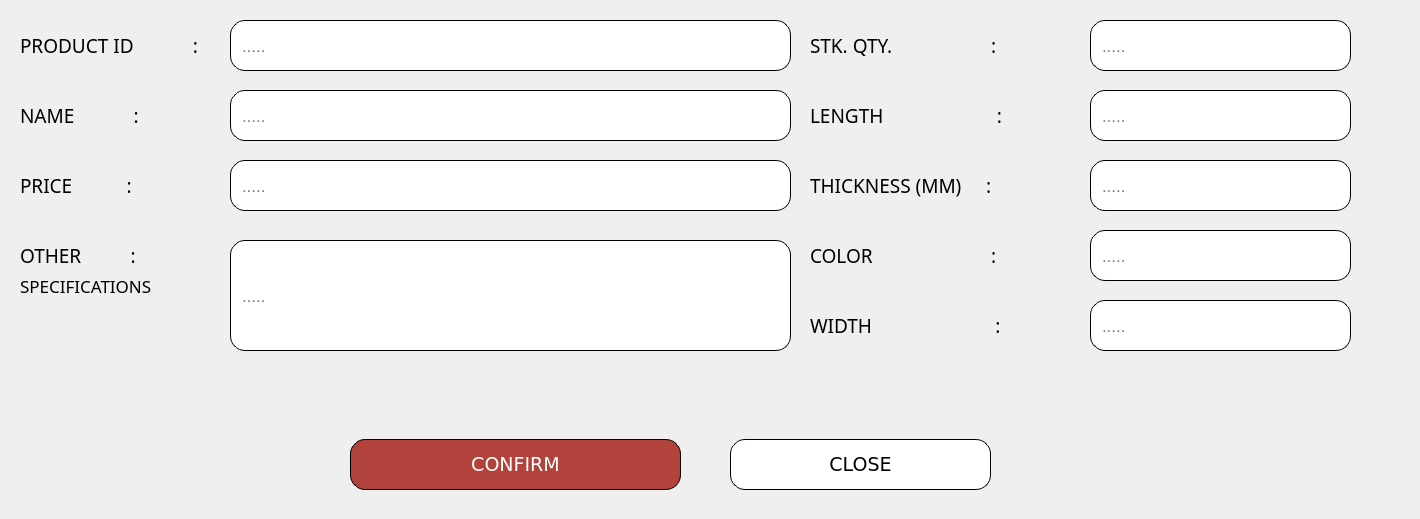
      <widget class="QWidget" name="ADD_SPANDREL">
       <widget class="QFrame" name="frame_34">
        <property name="geometry">
         <rect>
          <x>-10</x>
          <y>419</y>
          <width>1331</width>
          <height>91</height>
         </rect>
        </property>
        <property name="styleSheet">
         <string notr="true">    background-color: transparent;
</string>
        </property>
        <property name="frameShape">
         <enum>QFrame::StyledPanel</enum>
        </property>
        <property name="frameShadow">
         <enum>QFrame::Raised</enum>
        </property>
        <widget class="QPushButton" name="pushButton_Confirm_SPANDRELadd">
         <property name="geometry">
          <rect>
           <x>360</x>
           <y>20</y>
           <width>331</width>
           <height>51</height>
          </rect>
         </property>
         <property name="font">
          <font>
           <family>Verdana</family>
           <pointsize>14</pointsize>
          </font>
         </property>
         <property name="styleSheet">
          <string notr="true">    background-color: #b2423c;
    color: white;
    border-radius: 15px;
border: 1px solid #000000; 
    padding: 9px;
font-family: &quot;Verdana&quot;, sans-serif; 
text-align: center;</string>
         </property>
         <property name="text">
          <string>CONFIRM</string>
         </property>
        </widget>
        <widget class="QPushButton" name="pushButton_Close_SPANDRELadd">
         <property name="geometry">
          <rect>
           <x>740</x>
           <y>20</y>
           <width>261</width>
           <height>51</height>
          </rect>
         </property>
         <property name="font">
          <font>
           <family>Verdana</family>
           <pointsize>14</pointsize>
          </font>
         </property>
         <property name="styleSheet">
          <string notr="true">
/* Default Inactive Button */
QPushButton {
    background-color: #ffffff;
    color: black;
    border-radius: 15px;
border: 1px solid #000000; 
    padding: 9px;
font-family: &quot;Verdana&quot;, sans-serif; 
text-align: center;
}

/* Hover Effect on Inactive Buttons */
QPushButton:hover {
    background-color: #a6a6a6;
    color: white;
}

/* Active Button (Current Page) */
QPushButton#activeButton {
    background-color: #a6a6a6;
    color: white;
}
</string>
         </property>
         <property name="text">
          <string>CLOSE</string>
         </property>
        </widget>
       </widget>
       <widget class="QFrame" name="frame_addspandrel_7">
        <property name="geometry">
         <rect>
          <x>-10</x>
          <y>10</y>
          <width>1411</width>
          <height>411</height>
         </rect>
        </property>
        <property name="styleSheet">
         <string notr="true">    background-color: transparent;
</string>
        </property>
        <property name="frameShape">
         <enum>QFrame::StyledPanel</enum>
        </property>
        <property name="frameShadow">
         <enum>QFrame::Raised</enum>
        </property>
        <widget class="QLabel" name="label_84">
         <property name="geometry">
          <rect>
           <x>30</x>
           <y>10</y>
           <width>241</width>
           <height>51</height>
          </rect>
         </property>
         <property name="font">
          <font>
           <family>Poppins Medium</family>
           <pointsize>14</pointsize>
           <weight>50</weight>
           <bold>false</bold>
          </font>
         </property>
         <property name="styleSheet">
          <string notr="true">    background-color: transparent;
</string>
         </property>
         <property name="text">
          <string>PRODUCT ID            :</string>
         </property>
        </widget>
        <widget class="QLabel" name="label_85">
         <property name="geometry">
          <rect>
           <x>30</x>
           <y>140</y>
           <width>171</width>
           <height>71</height>
          </rect>
         </property>
         <property name="font">
          <font>
           <family>Poppins Medium</family>
           <pointsize>14</pointsize>
           <weight>50</weight>
           <bold>false</bold>
          </font>
         </property>
         <property name="styleSheet">
          <string notr="true">    background-color: transparent;
</string>
         </property>
         <property name="text">
          <string>PRICE           :</string>
         </property>
        </widget>
        <widget class="QLabel" name="label_86">
         <property name="geometry">
          <rect>
           <x>30</x>
           <y>60</y>
           <width>171</width>
           <height>91</height>
          </rect>
         </property>
         <property name="font">
          <font>
           <family>Poppins Medium</family>
           <pointsize>14</pointsize>
           <weight>50</weight>
           <bold>false</bold>
          </font>
         </property>
         <property name="styleSheet">
          <string notr="true">    background-color: transparent;
</string>
         </property>
         <property name="text">
          <string>NAME            :</string>
         </property>
        </widget>
        <widget class="QLineEdit" name="lineEdit_AddSPANDREL_prodID">
         <property name="geometry">
          <rect>
           <x>240</x>
           <y>10</y>
           <width>561</width>
           <height>51</height>
          </rect>
         </property>
         <property name="font">
          <font>
           <pointsize>13</pointsize>
          </font>
         </property>
         <property name="styleSheet">
          <string notr="true">    background-color: #ffffff;
    color: black;
    border-radius: 15px;
border: 1px solid #000000; 
    padding: 9px;
</string>
         </property>
         <property name="placeholderText">
          <string>.....</string>
         </property>
        </widget>
        <widget class="QLineEdit" name="lineEdit_AddSPANDREL_Width">
         <property name="geometry">
          <rect>
           <x>1100</x>
           <y>290</y>
           <width>261</width>
           <height>51</height>
          </rect>
         </property>
         <property name="font">
          <font>
           <pointsize>13</pointsize>
          </font>
         </property>
         <property name="styleSheet">
          <string notr="true">    background-color: #ffffff;
    color: black;
    border-radius: 15px;
border: 1px solid #000000; 
    padding: 9px;
</string>
         </property>
         <property name="placeholderText">
          <string>.....</string>
         </property>
        </widget>
        <widget class="QLabel" name="label_233">
         <property name="geometry">
          <rect>
           <x>820</x>
           <y>-50</y>
           <width>271</width>
           <height>171</height>
          </rect>
         </property>
         <property name="font">
          <font>
           <family>Poppins Medium</family>
           <pointsize>14</pointsize>
           <weight>50</weight>
           <bold>false</bold>
          </font>
         </property>
         <property name="styleSheet">
          <string notr="true">    background-color: transparent;
</string>
         </property>
         <property name="text">
          <string>STK. QTY.                    :</string>
         </property>
        </widget>
        <widget class="QLineEdit" name="lineEdit_AddSPANDREL_Qty">
         <property name="geometry">
          <rect>
           <x>1100</x>
           <y>10</y>
           <width>261</width>
           <height>51</height>
          </rect>
         </property>
         <property name="font">
          <font>
           <pointsize>13</pointsize>
          </font>
         </property>
         <property name="styleSheet">
          <string notr="true">    background-color: #ffffff;
    color: black;
    border-radius: 15px;
border: 1px solid #000000; 
    padding: 9px;
</string>
         </property>
         <property name="placeholderText">
          <string>.....</string>
         </property>
        </widget>
        <widget class="QLabel" name="label_234">
         <property name="geometry">
          <rect>
           <x>820</x>
           <y>270</y>
           <width>261</width>
           <height>91</height>
          </rect>
         </property>
         <property name="font">
          <font>
           <family>Poppins Medium</family>
           <pointsize>14</pointsize>
           <weight>50</weight>
           <bold>false</bold>
          </font>
         </property>
         <property name="styleSheet">
          <string notr="true">    background-color: transparent;
</string>
         </property>
         <property name="text">
          <string>WIDTH                         :</string>
         </property>
        </widget>
        <widget class="QLabel" name="label_87">
         <property name="geometry">
          <rect>
           <x>820</x>
           <y>200</y>
           <width>271</width>
           <height>91</height>
          </rect>
         </property>
         <property name="font">
          <font>
           <family>Poppins Medium</family>
           <pointsize>14</pointsize>
           <weight>50</weight>
           <bold>false</bold>
          </font>
         </property>
         <property name="styleSheet">
          <string notr="true">    background-color: transparent;
</string>
         </property>
         <property name="text">
          <string>COLOR                        :</string>
         </property>
        </widget>
        <widget class="QLineEdit" name="lineEdit_AddSPANDREL_Color">
         <property name="geometry">
          <rect>
           <x>1100</x>
           <y>220</y>
           <width>261</width>
           <height>51</height>
          </rect>
         </property>
         <property name="font">
          <font>
           <pointsize>13</pointsize>
          </font>
         </property>
         <property name="styleSheet">
          <string notr="true">    background-color: #ffffff;
    color: black;
    border-radius: 15px;
border: 1px solid #000000; 
    padding: 9px;
</string>
         </property>
         <property name="placeholderText">
          <string>.....</string>
         </property>
        </widget>
        <widget class="QLabel" name="label_235">
         <property name="geometry">
          <rect>
           <x>820</x>
           <y>50</y>
           <width>261</width>
           <height>111</height>
          </rect>
         </property>
         <property name="font">
          <font>
           <family>Poppins Medium</family>
           <pointsize>14</pointsize>
           <weight>50</weight>
           <bold>false</bold>
          </font>
         </property>
         <property name="styleSheet">
          <string notr="true">    background-color: transparent;
</string>
         </property>
         <property name="text">
          <string>LENGTH                       :</string>
         </property>
        </widget>
        <widget class="QLineEdit" name="lineEdit_AddSPANDREL_Length">
         <property name="geometry">
          <rect>
           <x>1100</x>
           <y>80</y>
           <width>261</width>
           <height>51</height>
          </rect>
         </property>
         <property name="font">
          <font>
           <pointsize>13</pointsize>
          </font>
         </property>
         <property name="styleSheet">
          <string notr="true">    background-color: #ffffff;
    color: black;
    border-radius: 15px;
border: 1px solid #000000; 
    padding: 9px;
</string>
         </property>
         <property name="placeholderText">
          <string>.....</string>
         </property>
        </widget>
        <widget class="QLabel" name="label_236">
         <property name="geometry">
          <rect>
           <x>30</x>
           <y>170</y>
           <width>181</width>
           <height>151</height>
          </rect>
         </property>
         <property name="font">
          <font>
           <family>Poppins Medium</family>
           <pointsize>14</pointsize>
           <weight>50</weight>
           <bold>false</bold>
          </font>
         </property>
         <property name="styleSheet">
          <string notr="true">    background-color: transparent;
</string>
         </property>
         <property name="text">
          <string>OTHER          :</string>
         </property>
        </widget>
        <widget class="QLineEdit" name="lineEdit_AddSPANDREL_Price">
         <property name="geometry">
          <rect>
           <x>240</x>
           <y>150</y>
           <width>561</width>
           <height>51</height>
          </rect>
         </property>
         <property name="font">
          <font>
           <pointsize>13</pointsize>
          </font>
         </property>
         <property name="styleSheet">
          <string notr="true">    background-color: #ffffff;
    color: black;
    border-radius: 15px;
border: 1px solid #000000; 
    padding: 9px;
</string>
         </property>
         <property name="placeholderText">
          <string>.....</string>
         </property>
        </widget>
        <widget class="QLineEdit" name="lineEdit_AddSPANDREL_OtherSpecifications">
         <property name="geometry">
          <rect>
           <x>240</x>
           <y>230</y>
           <width>561</width>
           <height>111</height>
          </rect>
         </property>
         <property name="font">
          <font>
           <pointsize>13</pointsize>
          </font>
         </property>
         <property name="styleSheet">
          <string notr="true">    background-color: #ffffff;
    color: black;
    border-radius: 15px;
border: 1px solid #000000; 
    padding: 9px;
</string>
         </property>
         <property name="placeholderText">
          <string>.....</string>
         </property>
        </widget>
        <widget class="QLabel" name="label_237">
         <property name="geometry">
          <rect>
           <x>820</x>
           <y>130</y>
           <width>271</width>
           <height>91</height>
          </rect>
         </property>
         <property name="font">
          <font>
           <family>Poppins Medium</family>
           <pointsize>14</pointsize>
           <weight>50</weight>
           <bold>false</bold>
          </font>
         </property>
         <property name="styleSheet">
          <string notr="true">    background-color: transparent;
</string>
         </property>
         <property name="text">
          <string>THICKNESS (MM)     :</string>
         </property>
        </widget>
        <widget class="QLineEdit" name="lineEdit_AddSPANDREL_Thickness">
         <property name="geometry">
          <rect>
           <x>1100</x>
           <y>150</y>
           <width>261</width>
           <height>51</height>
          </rect>
         </property>
         <property name="font">
          <font>
           <pointsize>13</pointsize>
          </font>
         </property>
         <property name="styleSheet">
          <string notr="true">    background-color: #ffffff;
    color: black;
    border-radius: 15px;
border: 1px solid #000000; 
    padding: 9px;
</string>
         </property>
         <property name="placeholderText">
          <string>.....</string>
         </property>
        </widget>
        <widget class="QLabel" name="label_238">
         <property name="geometry">
          <rect>
           <x>30</x>
           <y>250</y>
           <width>211</width>
           <height>51</height>
          </rect>
         </property>
         <property name="font">
          <font>
           <family>Poppins Medium</family>
           <pointsize>13</pointsize>
           <weight>50</weight>
           <bold>false</bold>
          </font>
         </property>
         <property name="styleSheet">
          <string notr="true">    background-color: transparent;
</string>
         </property>
         <property name="text">
          <string>SPECIFICATIONS</string>
         </property>
        </widget>
        <widget class="QLineEdit" name="lineEdit_AddSPANDREL_Name">
         <property name="geometry">
          <rect>
           <x>240</x>
           <y>80</y>
           <width>561</width>
           <height>51</height>
          </rect>
         </property>
         <property name="font">
          <font>
           <pointsize>13</pointsize>
          </font>
         </property>
         <property name="styleSheet">
          <string notr="true">    background-color: #ffffff;
    color: black;
    border-radius: 15px;
border: 1px solid #000000; 
    padding: 9px;
</string>
         </property>
         <property name="placeholderText">
          <string>.....</string>
         </property>
        </widget>
       </widget>
      </widget>
